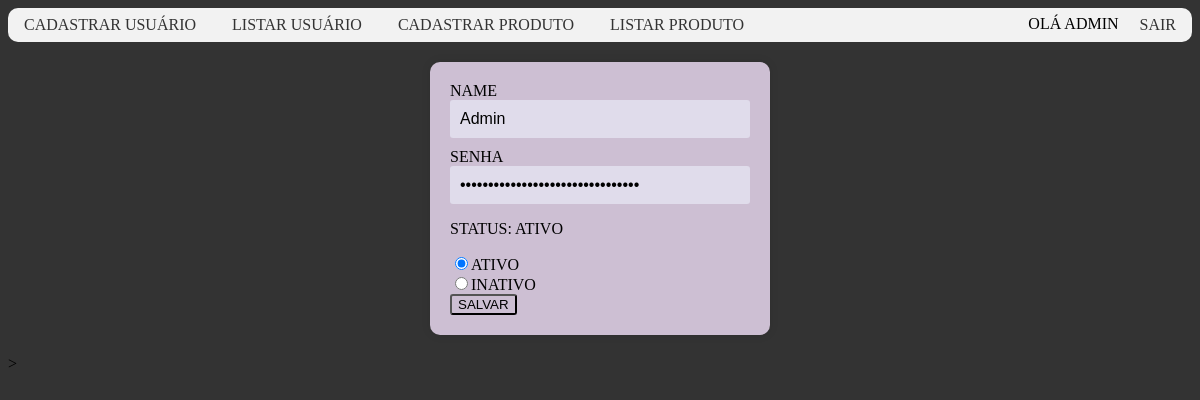
The page /ecommerceti26/alterausuario.php?id=22 (signed in) on the database its author committed.
### tables this page shows
CREATE TABLE `usuarios` (
  `usu_id` int(11) NOT NULL,
  `usu_nome` varchar(50) NOT NULL,
  `usu_senha` varchar(50) NOT NULL,
  `usu_ativo` char(1) DEFAULT NULL,
  `usu_tempero` varchar(50) NOT NULL
);

### ecommerceti26/alterausuario.php (the view, shortened to what this page needs)
<?php
include("cabecalho.php");
$id = $_GET['id'];
$sql = "SELECT * FROM usuarios WHERE usu_id = '$id'";
$retorno = mysqli_query($link, $sql);
while ($tbl = mysqli_fetch_array($retorno)) {
    $nome = $tbl[1];
    $senha = $tbl[2];
    $ativo = $tbl[3];
}
?>
<!DOCTYPE html>
<html>
    <head>
        <link rel="stylesheet" href="./css/estiloadm.css">
    </head>
    <div>
        <form action="alterausuario.php" method="post">
            <label>NAME</label>
            <input type="text" name="nome" value="<?=$nome ?>" required>
            <label>SENHA</label>
            <input type="password" name="senha" value="<?=$senha ?>" required>
            <label>STATUS: <?= $check = ($ativo == 's') ? "ATIVO" : "INATIVO" ?></label>
            <input type="radio" name="ativo" value="s"
            <?= $ativo == "s" ? "checked" : "" ?>>ATIVO<br>
            <input type="radio" name="ativo" value="n"
            <?= $ativo == "n" ? "checked" : "" ?>>INATIVO<br>
            <input type="submit" value="SALVAR">
        </form>
    </div>>
</html>

### ecommerceti26/css/estiloadm.css (style rules this page uses)
html { background-color: #333; }
form { background-color: rgb(205, 191, 211); border-radius: 10px; box-shadow: 0px 0px 10px rgba(0, 0, 0, 0.1); margin: 20px auto; padding: 20px; width: 300px; }
input { background-color: rgb(205, 191, 211); border-radius: 3px; }
input[type="text"], input[type="password"], input[type="number"], input[type="decimal"], input[type="date"], input[type="file"], textarea { background-color: #e0dceb; border: none; border-radius: 3px; box-sizing: border-box; display: block; font-size: 16px; margin-bottom: 10px; padding: 10px; width: 100%; resize: none; }

### rows shown on the page
usuarios: nome "Admin", usu_ativo "ATIVO", usu_ativo "☑"

### other values the page prints
$nomeusuario "ADMIN"
